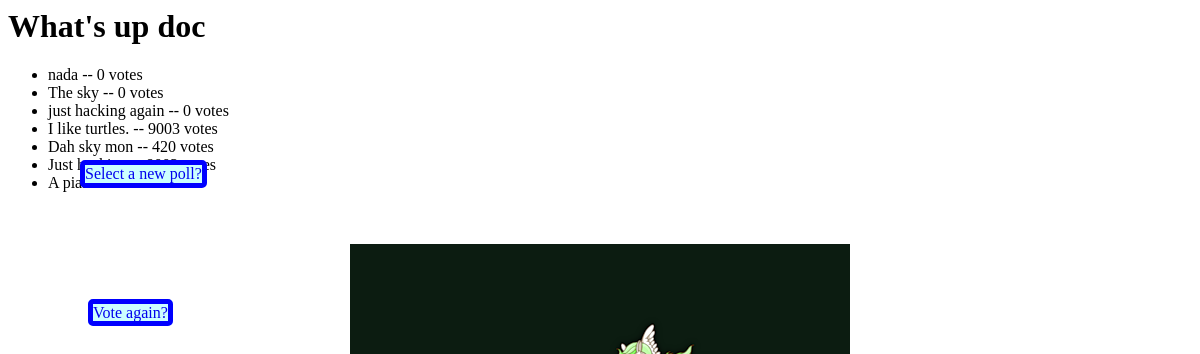
Page /polls/1/results/ on the committed database.
### polls/models.py (models this page shows, shortened)
class Poll(models.Model):
    question = models.CharField(max_length=200)
    pub_date = models.DateTimeField('date published')
    def was_published_recently(self):
        return timezone.now() - datetime.timedelta(days=1) <= self.pub_date < timezone.now()
    was_published_recently.admin_order_field = 'pub_date'
    was_published_recently.boolean = True
    was_published_recently.short_description = 'Published Recently?'

class Choice(models.Model):
    poll = models.ForeignKey(Poll)
    choice_text = models.CharField(max_length=200)
    votes = models.IntegerField(default=0)

### polls/views.py (the view)
# urls.py: url(r'^(?P<pk>\d+)/results/$', views.ResultsView.as_view(), name='results'),
class ResultsView(generic.DetailView):
	model = Poll
	template_name = 'polls/results.html'

### polls/templates/polls/results.html (shortened to what this page needs)
{% load staticfiles %}
<h1>{{ poll.question }}</h1>
<link rel='stylesheet' type="text/css" href={% static 'polls/style.css' %} />
<ul>
{% for choice in poll.choice_set.all %}
    <li> {{ choice.choice_text }} -- {{ choice.votes }} vote{{ choice.votes|pluralize }}</li>
{% endfor %}
</ul>
<a class='voteagain' href="{% url 'polls:detail' poll.id %}">Vote again?</a>
<a class='selectnew' href="{% url 'polls:index' %}" >Select a new poll?</a>

### polls/static/polls/style.css (style rules this page uses)
.voteagain { text-decoration: none; font-family: times; position: relative; background-color: #CCFFFF; top:6em; left:5em; border-radius: 5px; border: 5px solid blue; }
.selectnew { text-decoration: none; font-family: times; position: fixed; background-color: #CCFFFF; box-shadow: 0 0 20px, #CCFFFF; top:10em; left:5em; border: 5px solid blue; border-radius: 5px; }

### rows in the picture
Poll: question "What's up doc"
Choice: choice_text "nada", votes "0"
Choice: choice_text "The sky", votes "0"
Choice: choice_text "just hacking again", votes "0"
Choice: choice_text "I like turtles.", votes "9003"
Choice: choice_text "Dah sky mon", votes "420"
Choice: choice_text "Just…"
Choice: choice_text "A piano"
